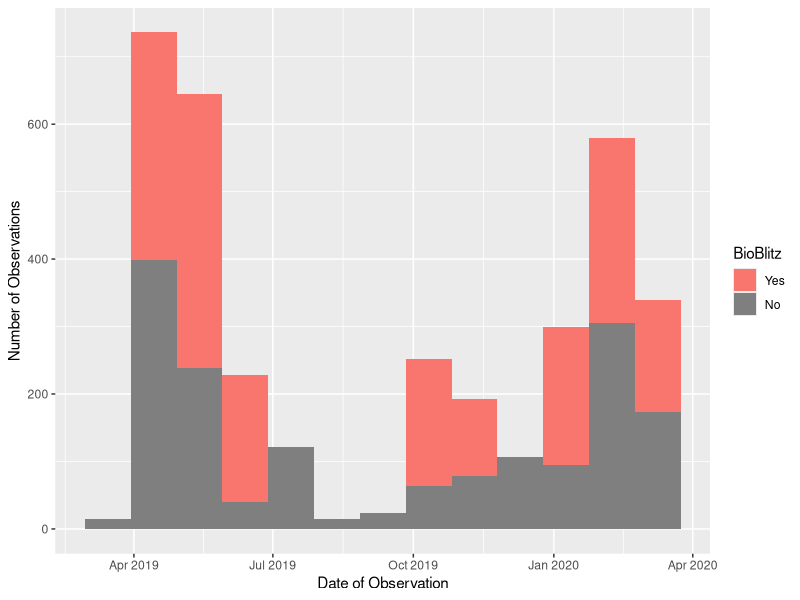
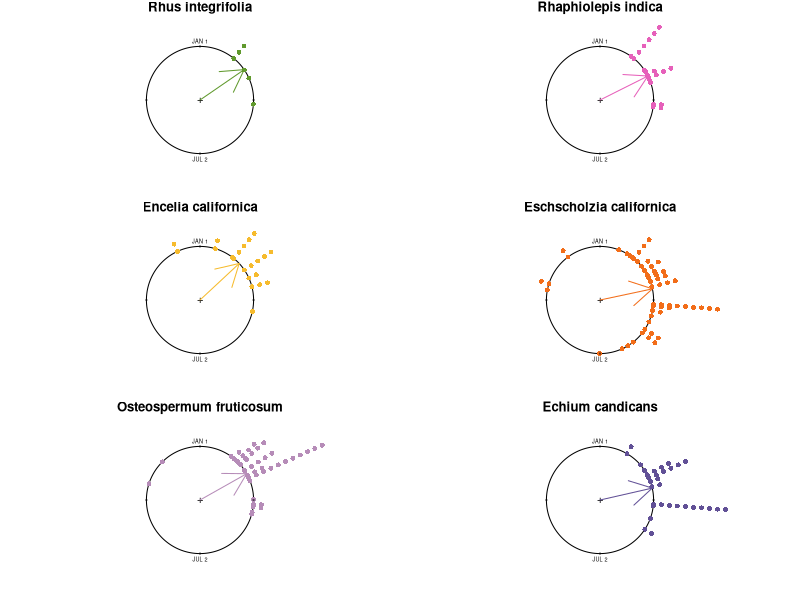
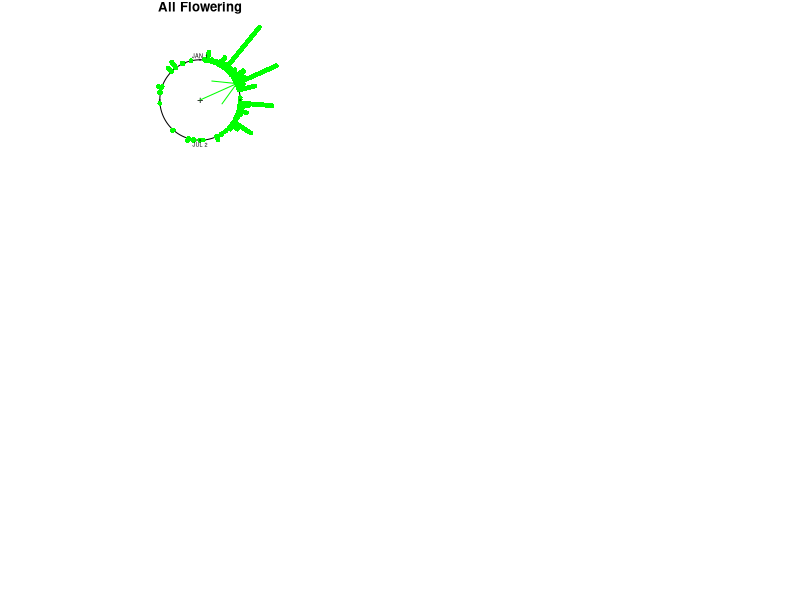
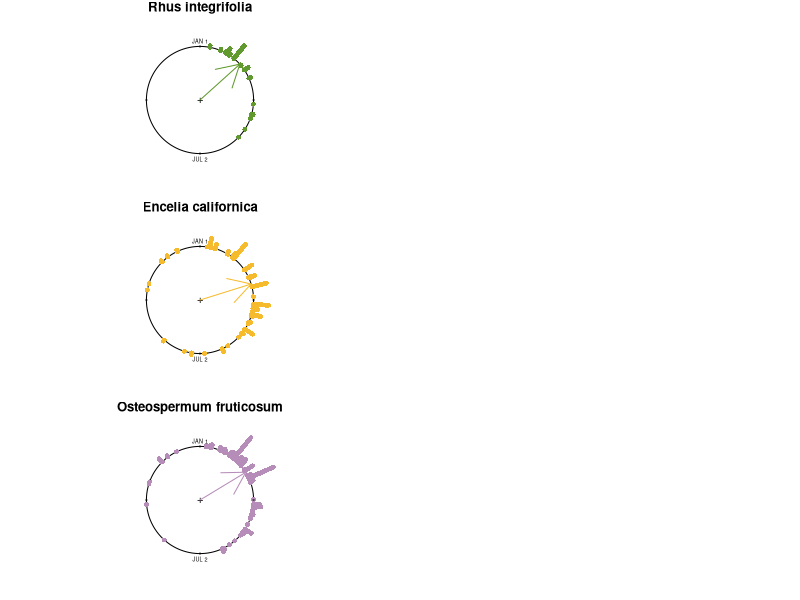

The R source for these figures, in order: (Note: this script raises an error after producing the figures.)
library(ggplot2)
library(lubridate)
library(dplyr)
library(circular)
library(knitr)

#INAT/OBSERVATIONS
Complete_Project<-read.csv("observations-537390.csv")
Complete_Project$day <- as.Date(Complete_Project$observed_on)
UCSBlooms<-subset(Complete_Project,day <= "2020-03-18")
UCSBlooms$month <- month(UCSBlooms$day)
#UCSBlooms is the data included in the 03/11/2019 - 03/17/2020 run of the project
length(unique(UCSBlooms$user_id))

blitz<-subset(UCSBlooms, day =="2019-04-06"|day=="2019-05-05"|day=="2019-06-07"|
                day=="2019-10-19"|day=="2019-11-16"|day=="2020-01-11"|day=="2020-02-09"
              |day=="2020-03-07")
length(unique(blitz$user_id))
month<-subset(UCSBlooms, day !="2019-04-06"&day!="2019-05-05"&day!="2019-06-07"&
                day!="2019-10-19"&day!="2019-11-16"&day!="2020-01-11"&day!="2020-02-09"
              &day!="2020-03-07")
length(unique(month$user_id))

PublicObservations<-UCSBlooms%>% filter(user_login!="avanwinden",user_login!="taylorc",
                                             user_login!="charliethrift",
                                             user_login!="michellelee",user_login!="excarpobro")

combined<-UCSBlooms%>% mutate(blitz=case_when(day =="2019-04-06"|day=="2019-05-05"|day=="2019-06-07"|
                                                day=="2019-10-19"|day=="2019-11-16"|day=="2020-01-11"|day=="2020-02-09"
                                              |day=="2020-03-07"~"B"))
combined %>% ggplot(aes(x=day,fill=blitz))+ 
  geom_histogram(position = "stack" , binwidth = 30) + xlab("Date of Observation") +
  ylab("Number of Observations") +
  scale_fill_discrete(name = "BioBlitz", labels = c("Yes", "No"))



#PEAK BLOOM
Phenostages<-read.csv("Species with Phenostage.csv")
Phenostages$day<-as.Date(Phenostages$Date, "%m/%d/%y")
Phenostages$doy<- yday(Phenostages$day)
Phenostages$doy.a <- (Phenostages$doy*360)/365

peak<-Phenostages%>%filter(Phenostage=="4")
berry_peak<-peak%>%filter(Species=="Lemonade Berry")
bush_peak<-peak%>%filter(Species=="California Brittlebush")
daisy_peak<-peak%>%filter(Species=="Trailing African Daisy ")
hawthron_peak<-peak%>%filter(Species=="Indian Hawthorn")
poppy_peak<-peak%>%filter(Species=="California Poppy")
pride_peak<-peak%>%filter(Species=="Pride of Madeira")
berry_peak_circ<-circular(berry_peak$doy.a, units="degrees", template="geographics")
bush_peak_circ<-circular(bush_peak$doy.a, units = "degrees", template = "geographics")
daisy_peak_circ<-circular(daisy_peak$doy.a, units = "degrees", template="geographics")
hawthron_peak_circ<-circular(hawthron_peak$doy.a, units = "degrees", template = "geographics")
poppy_peak_circ<-circular(poppy_peak$doy.a, units = "degrees", template = "geographics")
pride_peak_circ<-circular(pride_peak$doy.a, units = "degrees", template = "geographics")
mean.circular(berry_peak_circ)
rho.circular(berry_peak_circ)
rayleigh.test(berry_peak_circ)
mean.circular(bush_peak_circ)
rho.circular(bush_peak_circ)
rayleigh.test(bush_peak_circ)
mean.circular(daisy_peak_circ)
rho.circular(daisy_peak_circ)
rayleigh.test(daisy_peak_circ)
mean.circular(hawthron_peak_circ)
rho.circular(hawthron_peak_circ)
rayleigh.test(hawthron_peak_circ)
mean.circular(poppy_peak_circ)
rho.circular(poppy_peak_circ)
rayleigh.test(poppy_peak_circ)
mean.circular(pride_peak_circ)
rho.circular(pride_peak_circ)
rayleigh.test(pride_peak_circ)

{layout(matrix(c(1,2,3,4,5,6),3,2))
  par(mar = c(1, .2, 1, .2))
  
  plot.circular(berry_peak_circ, col="#60992D", main ="Rhus integrifolia", stack= TRUE, axes=FALSE,
                bins = 365, shrink = 1.5, tol = 0, sep = 0.15)
  axis.circular(at=circular(seq(0, 2*pi-pi/2, pi/2)), 
                labels=c("", "JAN 1", "", "JUL 2"), cex = 0.5, tcl.text = -0.1)
  arrows.circular(mean(berry_peak_circ), col= "#60992D")
  
  plot.circular(bush_peak_circ, col = "#F6BB2D", main = "Encelia californica", axes = FALSE, 
                stack = TRUE, bins = 365, shrink = 1.5, tol = 0, sep = 0.15) 
  axis.circular(at=circular(seq(0, 2*pi-pi/2, pi/2)), 
                labels=c("", "JAN 1", "", "JUL 2"), cex = 0.5, tcl.text = -0.1 )
  arrows.circular(mean(bush_peak_circ), col = "#F6BB2D")
  
  plot.circular(daisy_peak_circ, col = "#B68CB8", main = "Osteospermum fruticosum", axes = FALSE, 
                stack = TRUE, bins = 365, shrink = 1.5, tol = 0, sep = 0.15)  
  axis.circular(at=circular(seq(0, 2*pi-pi/2, pi/2)), 
                labels=c("", "JAN 1", "", "JUL 2"), cex = 0.5, tcl.text = -0.1 )
  arrows.circular(mean(daisy_peak_circ), col ="#B68CB8")
  
  plot.circular(hawthron_peak_circ, col = "#E660BA", main = "Rhaphiolepis indica", axes = FALSE, 
                stack = TRUE, bins = 365, shrink = 1.5, tol = 0, sep = 0.15)  
  axis.circular(at=circular(seq(0, 2*pi-pi/2, pi/2)), 
                labels=c("", "JAN 1", "", "JUL 2"), cex = 0.5, tcl.text = -0.1 )
  arrows.circular(mean(hawthron_peak_circ), col="#E660BA")
  
  plot.circular(poppy_peak_circ, col = "#F26D19", main = "Eschscholzia californica", axes = FALSE, 
                stack = TRUE, bins = 365, shrink = 1.5, tol = 0, sep = 0.15)  
  axis.circular(at=circular(seq(0, 2*pi-pi/2, pi/2)), 
                labels=c("", "JAN 1", "", "JUL 2"), cex = 0.5, tcl.text = -0.1 )
  arrows.circular(mean(poppy_peak_circ), col="#F26D19")
  
  plot.circular(pride_peak_circ, col = "#615096", main = "Echium candicans", axes = FALSE, 
                stack = TRUE, bins = 365, shrink = 1.5, tol = 0, sep = 0.15)  
  axis.circular(at=circular(seq(0, 2*pi-pi/2, pi/2)), 
                labels=c("", "JAN 1", "", "JUL 2"), cex = 0.5, tcl.text = -0.1 )
  arrows.circular(mean(pride_peak_circ), col="#615096") 
}


#ENTIRE BLOOM PERIOD 

YN_Flower <- Phenostages %>%
  mutate(flower=case_when(Phenostage=="2" | Phenostage=="1" |Phenostage=="7" ~ "0",
                          Phenostage=="3" | Phenostage=="4"| Phenostage=="5"| Phenostage=="6" ~ "1"))

Flowering<-YN_Flower%>%filter(flower=="1")
Not_Flowering<-YN_Flower%>%filter(flower=="0")
flowering_circ<-circular(Flowering$doy.a, units="degrees", template="geographics")
not_flowering_circ<-circular(Not_Flowering$doy.a, units = "degrees",template = "geographics")

PoppyYN<-Flowering%>%filter(Species=="California Poppy")
DaisyYN<-Flowering%>%filter(Species=="Trailing African Daisy ")
PrideYN<- Flowering%>%filter(Species=="Pride of Madeira")
BerryYN<- Flowering%>%filter(Species=="Lemonade Berry")
BushYN<- Flowering%>%filter(Species=="California Brittlebush")
HawthornYN<- Flowering%>%filter(Species=="Indian Hawthorn")
berryYN_circ<-circular(BerryYN$doy.a, units="degrees", template="geographics")
bushYN_circ<-circular(BushYN$doy.a, units = "degrees", template = "geographics")
daisyYN_circ<-circular(DaisyYN$doy.a, units = "degrees", template="geographics")
hawthornYN_circ<-circular(HawthornYN$doy.a, units = "degrees", template = "geographics")
poppyYN_circ<-circular(PoppyYN$doy.a, units = "degrees", template = "geographics")
prideYN_circ<-circular(PrideYN$doy.a, units = "degrees", template = "geographics")

mean.circular(berryYN_circ)
rho.circular(berryYN_circ)
rayleigh.test(berryYN_circ)
mean.circular(bushYN_circ)
rho.circular(bushYN_circ)
rayleigh.test(bushYN_circ)
mean.circular(daisyYN_circ)
rho.circular(daisyYN_circ)
rayleigh.test(daisyYN_circ)
mean.circular(hawthornYN_circ)
rho.circular(hawthornYN_circ)
rayleigh.test(hawthornYN_circ)
mean.circular(poppyYN_circ)
rho.circular(poppyYN_circ)
rayleigh.test(poppyYN_circ)
mean.circular(prideYN_circ)
rho.circular(prideYN_circ)
rayleigh.test(prideYN_circ)

plot.circular(flowering_circ, col="green", main ="All Flowering", 
              axes=FALSE,stack = TRUE, bins = 365, shrink = 2, tol = 0, sep = 0.015)
axis.circular(at=circular(seq(0, 2*pi-pi/2, pi/2)), 
              labels=c("", "JAN 1", "", "JUL 2"), cex = 0.5, tcl.text = -0.1 )
arrows.circular(mean(flowering_circ), col= "green")

{layout(matrix(c(1,2,3,4,5,6),3,2))
  par(mar = c(1, .2, 1, .2))
  plot.circular(berryYN_circ, col="#60992D", main ="Rhus integrifolia", stack= TRUE, axes=FALSE,
                bins = 365, shrink = 1.5, tol = 0, sep = 0.028)
  axis.circular(at=circular(seq(0, 2*pi-pi/2, pi/2)), 
                labels=c("", "JAN 1", "", "JUL 2"), cex = 0.5, tcl.text = -0.1)
  arrows.circular(mean(berryYN_circ), col= "#60992D")
  plot.circular(bushYN_circ, col = "#F6BB2D", main = "Encelia californica", axes = FALSE, 
                stack = TRUE, bins = 365, shrink = 1.5, tol = 0, sep = 0.028) 
  axis.circular(at=circular(seq(0, 2*pi-pi/2, pi/2)), 
                labels=c("", "JAN 1", "", "JUL 2"), cex = 0.5, tcl.text = -0.1 )
  arrows.circular(mean(bushYN_circ), col = "#F6BB2D")
  plot.circular(daisyYN_circ, col = "#B68CB8", main = "Osteospermum fruticosum", axes = FALSE, 
                stack = TRUE, bins = 365, shrink = 1.5, tol = 0, sep = 0.028)  
  axis.circular(at=circular(seq(0, 2*pi-pi/2, pi/2)), 
                labels=c("", "JAN 1", "", "JUL 2"), cex = 0.5, tcl.text = -0.1 )
  arrows.circular(mean(daisyYN_circ), col ="#B68CB8")
  plot.circular(hawthronYN_circ, col = "#E660BA", main = "Rhaphiolepis indica", axes = FALSE, 
                stack = TRUE, bins = 365, shrink = 1.5, tol = 0, sep = 0.028)  
  axis.circular(at=circular(seq(0, 2*pi-pi/2, pi/2)), 
                labels=c("", "JAN 1", "", "JUL 2"), cex = 0.5, tcl.text = -0.1 )
  arrows.circular(mean(hawthronYN_circ), col="#E660BA")
  plot.circular(poppyYN_circ, col = "#F26D19", main = "Eschscholzia californica", axes = FALSE, 
                stack = TRUE, bins = 365, shrink = 1.5, tol = 0, sep = 0.028)  
  axis.circular(at=circular(seq(0, 2*pi-pi/2, pi/2)), 
                labels=c("", "JAN 1", "", "JUL 2"), cex = 0.5, tcl.text = -0.1 )
  arrows.circular(mean(poppyYN_circ), col="#F26D19")
  plot.circular(prideYN_circ, col = "#615096", main = "Echium candicans", axes = FALSE, 
                stack = TRUE, bins = 365, shrink = 1.5, tol = 0, sep = 0.028)  
  axis.circular(at=circular(seq(0, 2*pi-pi/2, pi/2)), 
                labels=c("", "JAN 1", "", "JUL 2"), cex = 0.5, tcl.text = -0.1 )
  arrows.circular(mean(prideYN_circ), col="#615096")}
